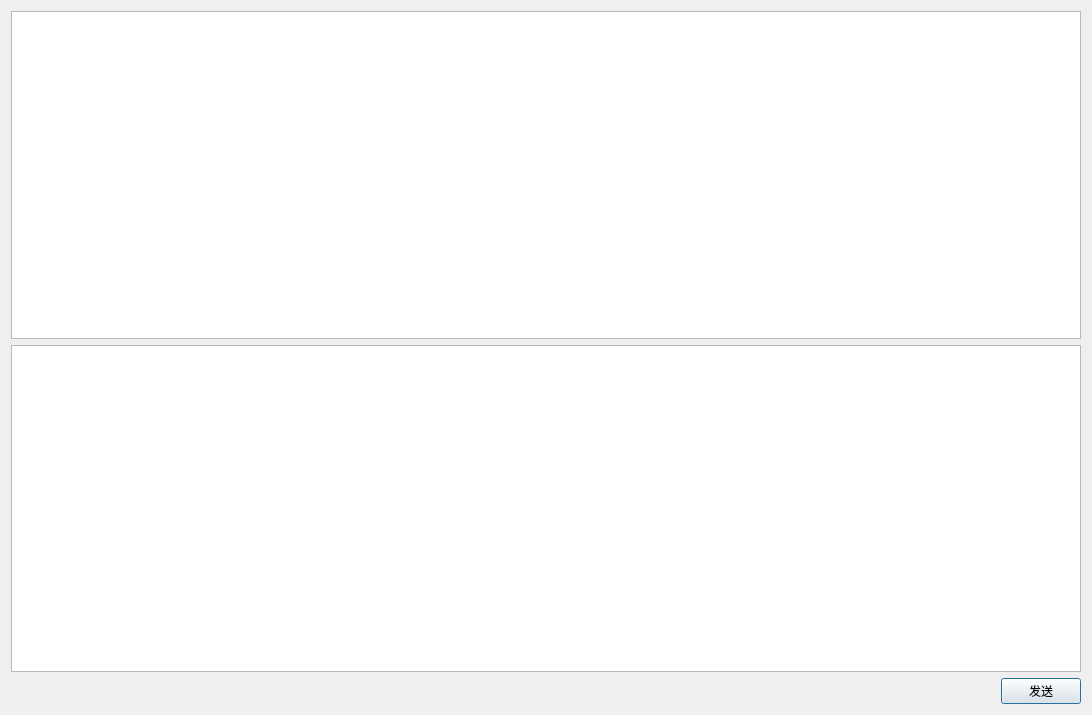
<?xml version="1.0" encoding="UTF-8"?>
<ui version="4.0">
 <class>ChatDialog</class>
 <widget class="QDialog" name="ChatDialog">
  <property name="geometry">
   <rect>
    <x>0</x>
    <y>0</y>
    <width>1092</width>
    <height>715</height>
   </rect>
  </property>
  <property name="windowTitle">
   <string>Dialog</string>
  </property>
  <layout class="QGridLayout" name="gridLayout">
   <item row="0" column="0">
    <layout class="QVBoxLayout" name="verticalLayout">
     <item>
      <widget class="QTextBrowser" name="textBrowser"/>
     </item>
     <item>
      <widget class="QTextEdit" name="textEdit"/>
     </item>
     <item>
      <layout class="QHBoxLayout" name="horizontalLayout">
       <item>
        <spacer name="horizontalSpacer">
         <property name="orientation">
          <enum>Qt::Horizontal</enum>
         </property>
         <property name="sizeHint" stdset="0">
          <size>
           <width>40</width>
           <height>20</height>
          </size>
         </property>
        </spacer>
       </item>
       <item>
        <widget class="QPushButton" name="pushButton_snd">
         <property name="text">
          <string>发送</string>
         </property>
        </widget>
       </item>
      </layout>
     </item>
    </layout>
   </item>
  </layout>
 </widget>
 <resources/>
 <connections/>
</ui>
